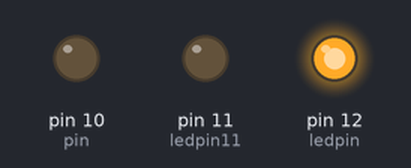
Recording of a sketch running on a simulated Arduino Uno, built with avr-gcc and run on an emulated ATmega328P. Shown: output pins drawn as LEDs (lit = HIGH).

Above: at 0.02 s.
At 0.72 s:
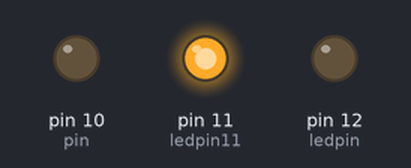
At 1.47 s:
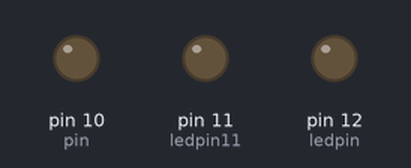
At 2.92 s:
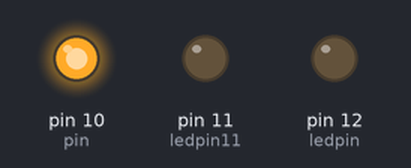
Timing chart, 0 to 3.2 s (numbered marks = the images above):
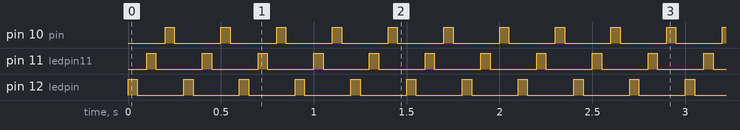

Measured:
- by itself, pin 10 (pin), pin 11 (ledpin11), pin 12 (ledpin): alternates HIGH for 0.05 s and LOW for 0.25 s

The sketch:

blinking.ino
```cpp
const int ledpin = 12;
const int ledpin11 = 11;
const int pin=10;

void setup() {
  pinMode(ledpin, OUTPUT);
  pinMode(ledpin11, OUTPUT);
  pinMode(pin,OUTPUT);
}

void loop() {
 digitalWrite(ledpin, HIGH);
 delay(50);
 digitalWrite(ledpin, LOW);
 delay(50);

 digitalWrite(ledpin11, HIGH);
 delay(50);
 digitalWrite(ledpin11, LOW);
 delay(50);

 digitalWrite(pin, HIGH);
 delay(50);
 digitalWrite(pin, LOW);
 delay(50);

}
```
